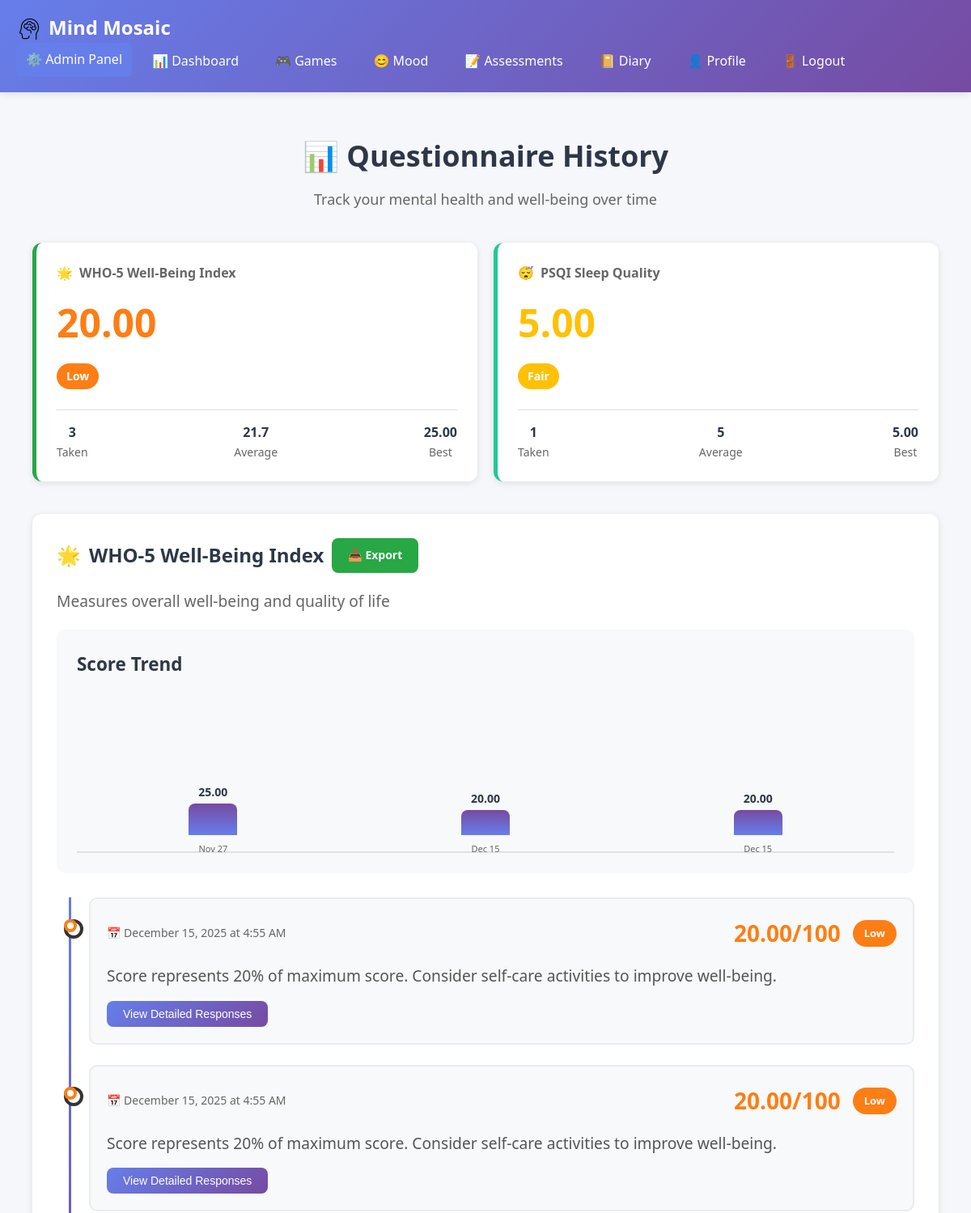
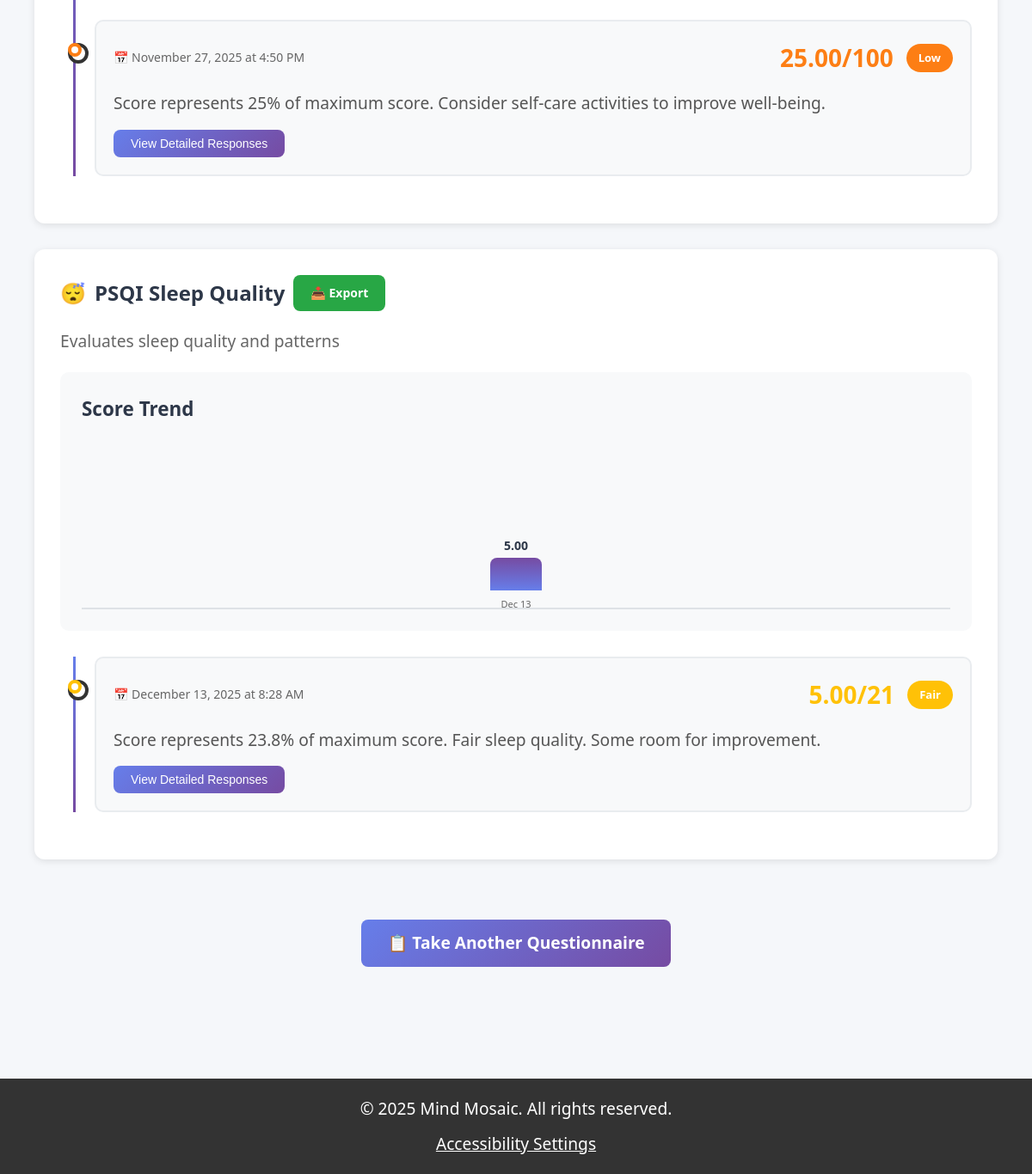
/pages/emotion/questionnaire_history.php (signed in), run on the app's committed database (2 pictures, top to bottom).
### tables this page shows
CREATE TABLE `questionnaire_responses` (
  `result_id` bigint(20) UNSIGNED NOT NULL,
  `user_id` int(10) UNSIGNED NOT NULL,
  `questionnaire_id` int(10) UNSIGNED NOT NULL,
  `answers` longtext NOT NULL CHECK (json_valid(`answers`)),
  `score` decimal(7,2) DEFAULT NULL,
  `completed_at` datetime NOT NULL DEFAULT current_timestamp(),
  `interpretation` longtext DEFAULT NULL CHECK (json_valid(`interpretation`))
);

### database/functions.php (called while the page is built, shortened)
<?php
require_once __DIR__ . '/config.php';
function getQuestionnaireResults($user_id, $questionnaire_type = null)
{
    global $pdo;
    if ($questionnaire_type) {
        $stmt = $pdo->prepare("
            SELECT qr.*, q.type as questionnaire_type, q.short_code, q.name as questionnaire_name
            FROM questionnaire_responses qr
            JOIN questionnaires q ON qr.questionnaire_id = q.questionnaire_id
            WHERE qr.user_id = ? AND q.type = ?
            ORDER BY qr.completed_at DESC
        ");
        $stmt->execute([$user_id, $questionnaire_type]);
    } else {
        $stmt = $pdo->prepare("
            SELECT qr.*, q.type as questionnaire_type, q.short_code, q.name as questionnaire_name
            FROM questionnaire_responses qr
            JOIN questionnaires q ON qr.questionnaire_id = q.questionnaire_id
            WHERE qr.user_id = ?
            ORDER BY qr.completed_at DESC
        ");
        $stmt->execute([$user_id]);
    }
    return $stmt->fetchAll();
}

### pages/emotion/questionnaire_history.php (the view, shortened to what this page needs)
<?php
require_once __DIR__ . '/../account/auth.php';
require_once __DIR__ . '/../../database/functions.php';
$user_id = $_SESSION['user_id'];
require_once __DIR__ . '/../../_header.php';
$all_results = getQuestionnaireResults($user_id);
$results_by_type = [];
foreach ($all_results as $result) {
    $type = $result['questionnaire_type'];
    if (!isset($results_by_type[$type])) {
        $results_by_type[$type] = [];
    }
    $results_by_type[$type][] = $result;
}
$questionnaire_meta = [
    'wellbeing' => [
        'name' => 'WHO-5 Well-Being Index',
        'icon' => '🌟',
        'color' => '#28a745',
        'description' => 'Measures overall well-being and quality of life',
        'max_score' => 100,
        'ranges' => [
            ['min' => 80, 'label' => 'Excellent', 'color' => '#28a745'],
            ['min' => 52, 'label' => 'Good', 'color' => '#20c997'],
            ['min' => 32, 'label' => 'Moderate', 'color' => '#ffc107'],
            ['min' => 0, 'label' => 'Low', 'color' => '#fd7e14']
        ]
    ],
    'depression' => [
        'name' => 'GDS-15 Depression Scale',
        'icon' => '💙',
        'color' => '#17a2b8',
        'description' => 'Screens for depression symptoms in older adults',
        'max_score' => 15,
        'ranges' => [
            ['min' => 10, 'label' => 'Severe', 'color' => '#dc3545'],
            ['min' => 5, 'label' => 'Moderate', 'color' => '#fd7e14'],
            ['min' => 0, 'label' => 'Minimal', 'color' => '#28a745']
        ]
    ],
    'anxiety' => [
        'name' => 'GAD-7 Anxiety Scale',
        'icon' => '😰',
        'color' => '#6f42c1',
        'description' => 'Measures anxiety symptoms and severity',
        'max_score' => 21,
        'ranges' => [
            ['min' => 15, 'label' => 'Severe', 'color' => '#dc3545'],
            ['min' => 10, 'label' => 'Moderate', 'color' => '#fd7e14'],
            ['min' => 5, 'label' => 'Mild', 'color' => '#ffc107'],
            ['min' => 0, 'label' => 'Minimal', 'color' => '#28a745']
        ]
    ],
    'stress' => [
        'name' => 'PSS-4 Stress Scale',
        'icon' => '😓',
        'color' => '#e83e8c',
        'description' => 'Assesses perceived stress levels',
        'max_score' => 16,
        'ranges' => [
            ['min' => 12, 'label' => 'High', 'color' => '#dc3545'],
            ['min' => 8, 'label' => 'Moderate', 'color' => '#ffc107'],
            ['min' => 0, 'label' => 'Low', 'color' => '#28a745']
        ]
    ],
    'sleep' => [
        'name' => 'PSQI Sleep Quality',
        'icon' => '😴',
        'color' => '#20c997',
        'description' => 'Evaluates sleep quality and patterns',
        'max_score' => 21,
        'ranges' => [
            ['min' => 10, 'label' => 'Poor', 'color' => '#dc3545'],
            ['min' => 5, 'label' => 'Fair', 'color' => '#ffc107'],
            ['min' => 0, 'label' => 'Good', 'color' => '#28a745']
        ]
    ]
];
function getScoreRange($type, $score, $meta)
{
    $ranges = $meta[$type]['ranges'];
    foreach ($ranges as $range) {
        if ($score >= $range['min']) {
            return $range;
        }
    }
    return ['label' => 'N/A', 'color' => '#6c757d'];
}
$statistics = [];
foreach ($results_by_type as $type => $results) {
    $scores = array_column($results, 'score');
    $statistics[$type] = [
        'count' => count($scores),
        'latest' => $scores[0] ?? 0,
        'average' => count($scores) > 0 ? round(array_sum($scores) / count($scores), 1) : 0,
        'best' => count($scores) > 0 ? (in_array($type, ['depression', 'anxiety', 'stress', 'sleep']) ? min($scores) : max($scores)) : 0,
        'worst' => count($scores) > 0 ? (in_array($type, ['depression', 'anxiety', 'stress', 'sleep']) ? max($scores) : min($scores)) : 0,
        'trend' => count($scores) >= 2 ? ($scores[0] - $scores[1]) : 0
    ];
}
?>
<link rel="stylesheet" href="/assets/css/questionnaire.css">
<link rel="stylesheet" href="/assets/css/questionnaire_history.css">
<div class="history-container">
    <div class="page-header">
        <h1>📊 Questionnaire History</h1>
        <p>Track your mental health and well-being over time</p>
    </div>
    <?php if (empty($all_results)): ?>
        <div class="empty-state">
            <div class="empty-state-icon">📋</div>
            <h3>No Questionnaires Yet</h3>
            <p>Start tracking your mental health by taking your first assessment</p>
            <a href="questionnaire.php" class="take-questionnaire-btn">Take Questionnaire</a>
        </div>
    <?php else: ?>
        <div class="summary-cards">
            <?php foreach ($results_by_type as $type => $results):
                $meta = $questionnaire_meta[$type] ?? null;
                if (!$meta)
                    continue;
                $stats = $statistics[$type];
                $range = getScoreRange($type, $stats['latest'], $questionnaire_meta);
                ?>
                <div class="summary-card" style="border-left-color: <?php echo $meta['color']; ?>;">
                    <h3>
                        <span><?php echo $meta['icon']; ?></span>
                        <?php echo $meta['name']; ?>
                    </h3>
                    <div class="score" style="color: <?php echo $range['color']; ?>;">
                        <?php echo $stats['latest']; ?>
                    </div>
                    <span class="label" style="background: <?php echo $range['color']; ?>;">
                        <?php echo $range['label']; ?>
                    </span>
                    <div class="stats">
                        <div class="stat-item">
                            <span class="stat-value"><?php echo $stats['count']; ?></span>
                            <div>Taken</div>
                        </div>
                        <div class="stat-item">
                            <span class="stat-value"><?php echo $stats['average']; ?></span>
                            <div>Average</div>
                        </div>
                        <div class="stat-item">
                            <span class="stat-value"><?php echo $stats['best']; ?></span>
                            <div>Best</div>
                        </div>
                    </div>
                </div>
            <?php endforeach; ?>
        </div>
        <?php foreach ($results_by_type as $type => $results):
            $meta = $questionnaire_meta[$type] ?? null;
            if (!$meta)
                continue;
            ?>
            <div class="history-section">
                <h2>
                    <span><?php echo $meta['icon']; ?></span>
                    <?php echo $meta['name']; ?>
                    <a href="?export=<?php echo $type; ?>" class="export-btn">📥 Export</a>
                </h2>
                <p style="color: #666; margin-bottom: 20px;"><?php echo $meta['description']; ?></p>
                <div class="chart-container">
                    <h3 style="margin-bottom: 15px; color: #2d3748;">Score Trend</h3>
                    <div class="chart">
                        <?php
                        $chart_results = array_slice(array_reverse($results), -10);
                        $max_score = $meta['max_score'];
                        foreach ($chart_results as $result):
                            $height = min(100, ($result['score'] / $max_score) * 100);
                            $date = date('M j', strtotime($result['completed_at']));
                            ?>
                            <div class="chart-bar" style="height: <?php echo $height; ?>%;"
                                title="Score: <?php echo $result['score']; ?>">
                                <span class="chart-bar-value"><?php echo $result['score']; ?></span>
                                <span class="chart-bar-label"><?php echo $date; ?></span>
                            </div>
                        <?php endforeach; ?>
                    </div>
                </div>
                <div class="result-timeline" style="margin-top: 30px;">
                    <?php foreach ($results as $result):
                        $range = getScoreRange($type, $result['score'], $questionnaire_meta);
                        ?>
                        <div class="timeline-item">
                            <div
                                style="position: absolute; left: -33px; top: 25px; width: 16px; height: 16px; border-radius: 50%; background: white; border: 4px solid <?php echo $range['color']; ?>;">
                            </div>
                            <div class="timeline-header">
                                <div class="timeline-date">
                                    📅 <?php echo date('F j, Y \a\t g:i A', strtotime($result['completed_at'])); ?>
                                </div>
                                <div class="timeline-score">
                                    <span class="score-badge" style="color: <?php echo $range['color']; ?>;">
                                        <?php echo $result['score']; ?>/<?php echo $meta['max_score']; ?>
                                    </span>
                                    <span class="score-label" style="background: <?php echo $range['color']; ?>;">
                                        <?php echo $range['label']; ?>
                                    </span>
                                </div>
                            </div>
                            <div class="timeline-details">
                                <?php
                                $percentage = ($result['score'] / $meta['max_score']) * 100;
                                echo "Score represents " . round($percentage, 1) . "% of maximum score. ";
                                if ($type == 'wellbeing') {
                                    if ($percentage >= 80)
                                        echo "Your well-being is excellent!";
                                    elseif ($percentage >= 50)
                                        echo "You're maintaining good well-being.";
                                    else
                                        echo "Consider self-care activities to improve well-being.";
                                } elseif ($type == 'sleep') {
                                    if ($result['score'] >= 10)
                                        echo "Poor sleep quality. Consider sleep hygiene improvements.";
                                    elseif ($result['score'] >= 5)
                                        echo "Fair sleep quality. Some room for improvement.";
                                    else
                                        echo "Good sleep quality!";
                                }
                                ?>
                            </div>
                            <button class="view-details-btn" onclick='showDetails(<?php echo json_encode($result); ?>)'>
                                View Detailed Responses
                            </button>
                        </div>
                    <?php endforeach; ?>
                </div>
            </div>
        <?php endforeach; ?>
        <div style="text-align: center; padding: 40px 0;">
            <a href="questionnaire_selection.php" class="take-questionnaire-btn">📋 Take Another Questionnaire</a>
        </div>
    <?php endif; ?>
</div>
<?php require_once __DIR__ . '/../../_footer.php'; ?>

### data on the page
questionnaire_responses: icon "😴", name "PSQI Sleep Quality", score "5.00", score "Fair", user "1", average "5", completed_at "Dec 13", completed_at "December 13, 2025 at 8:28 AM", max_score "21", score "23.8", shows "Fair sleep quality. Some room for improvement."
questionnaire_responses: score "25.00", completed_at "Nov 27", completed_at "November 27, 2025 at 4:50 PM", max_score "100", score "Low", score "25", shows "Consider self-care activities to improve well-being."
questionnaire_responses: score "20.00", completed_at "Dec 15", completed_at "December 15, 2025 at 4:55 AM", max_score "100", score "Low", score "20", shows "Consider self-care activities to improve well-being."
questionnaire_responses: score "20.00", completed_at "Dec 15", completed_at "December 15, 2025 at 4:55 AM", max_score "100", score "Low", score "20", shows "Consider self-care activities to improve well-being."

### other printed values
$meta['icon'] "🌟"
$meta['name'] "WHO-5 Well-Being Index"
$stats['latest'] "20.00"
$range['label'] "Low"
$stats['count'] "3"
$stats['average'] "21.7"
$stats['best'] "25.00"
$meta['description'] "Measures overall well-being and quality of life"
$meta['icon'] "😴"
$meta['name'] "PSQI Sleep Quality"
$meta['description'] "Evaluates sleep quality and patterns"
